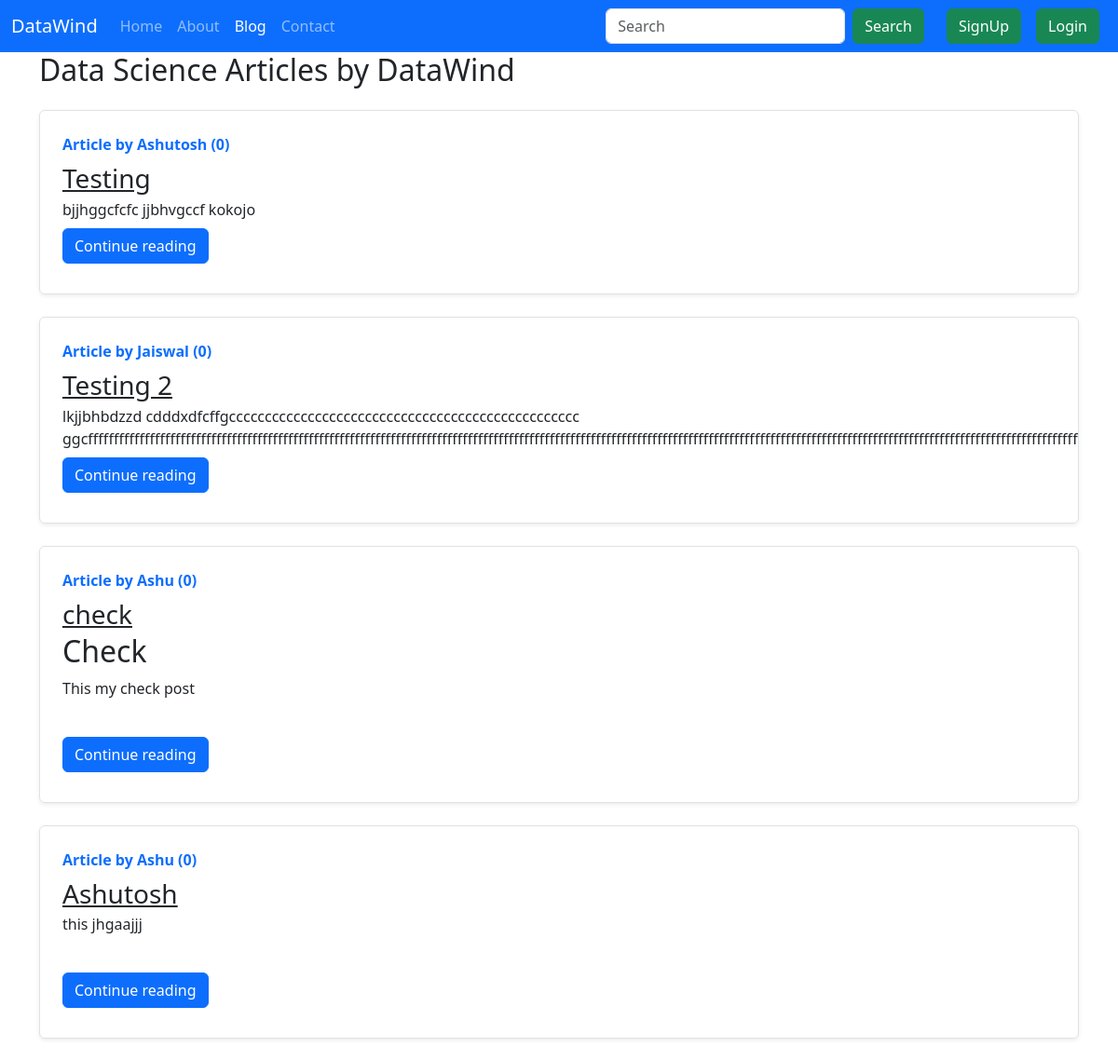
Screenshot of /blog/ with the database file from the repository.
### blog/models.py (models this page shows, shortened)
class Post(models.Model):
    sno= models.AutoField(primary_key=True)
    title= models.CharField(max_length=255)
    content= models.TextField()
    author= models.CharField(max_length=13)
    slug= models.CharField(max_length=130)
    views=models.IntegerField(default=0)
    timeStamp= models.DateTimeField(blank=True)

### blog/views.py (the view)
# urls.py: path('', views.bloghome,name='bloghome'),
def bloghome(request):
    allPosts = Post.objects.all()
    context={'allPosts': allPosts}
    return render(request, 'blog/bloghome.html',context)

### templates/blog/bloghome.html (shortened to what this page needs)
{% extends 'base.html' %}
{% block blogactive %}active{% endblock blogactive %}
{% block body %}
<div class="container">
    <h2> Data Science Articles by DataWind</h2>
    {% for post in allPosts %}
        <div class="row g-0 border rounded overflow-hidden flex-md-row mb-4 shadow-sm h-md-250 my-4 position-relative">
          <div class="col p-4 d-flex flex-column position-static">
            <strong class="d-inline-block mb-2 text-primary">Article by {{post.author}} ({{post.views}})</strong>
            <h3 class="mb-0"><a class="text-dark" href="/blog/{{post.slug}}">{{post.title}}</a></h3>
            <p class="card-text mb-auto">{{post.content| safe | truncatechars:400}}</p>
            <div class="my-2">
            <a href="/blog/{{post.slug}}" role="button" class="btn btn-primary">Continue reading</a>
            </div>
          </div>
      </div>
      {% endfor %}
</div>
{% endblock body %}

### rows the page displays
Post: author "Ashutosh", views "0", title "Testing", content "bjjhggcfcfc jjbhvgccf kokojo"
Post: author "Jaiswal", views "0", title "Testing 2", content "lkjjbhbdzzd cdddxdfcffgccccccccccccccccccccccccccccccccccccccccccccccccc…"
Post: author "Ashu", views "0", title "check", content "Check This my check post"
Post: author "Ashu", views "0", title "Ashutosh", content "this jhgaajjj"
